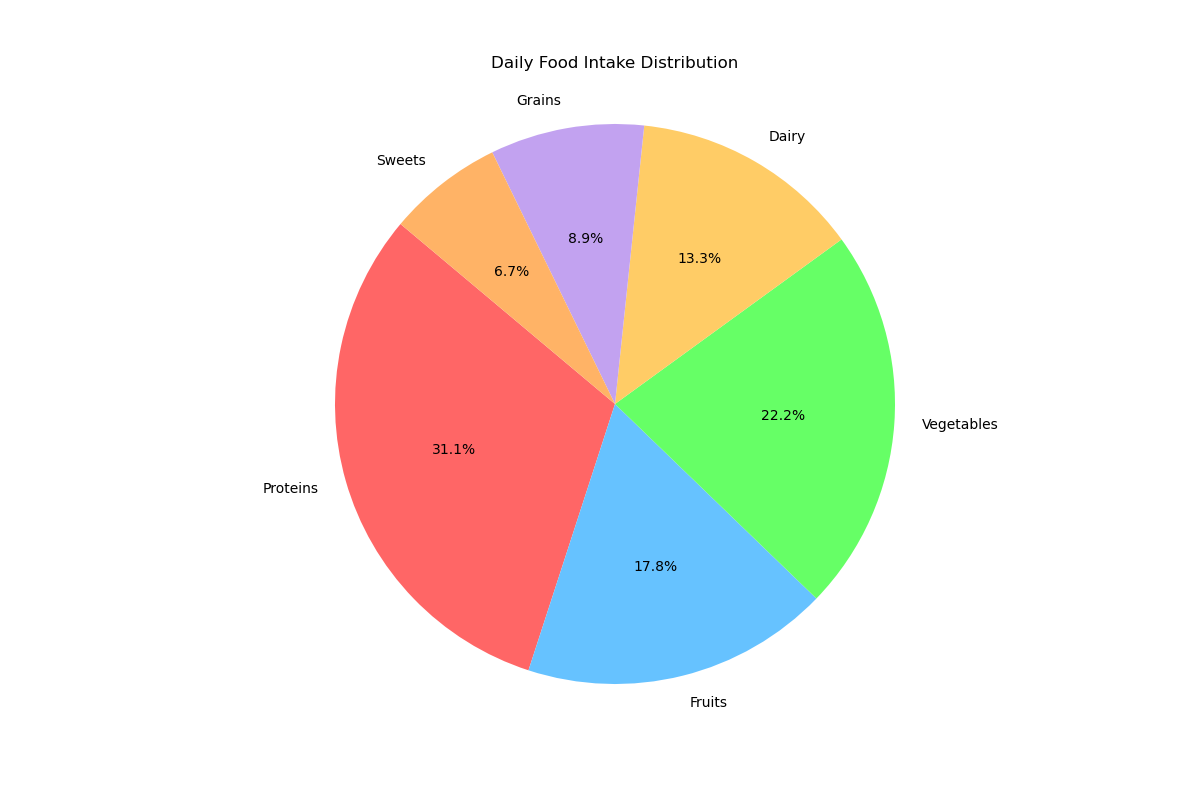

This figure's Python source:

import matplotlib.pyplot as plt

labels = ['Proteins', 'Fruits', 'Vegetables', 'Dairy', 'Grains', 'Sweets']
sizes = [350, 200, 250, 150, 100, 75]
colors = ['#ff6666', '#66c2ff', '#66ff66', '#ffcc66', '#c2a2f0', '#ffb366']

plt.figure(figsize=(12,8))
plt.pie(sizes, labels=labels, colors=colors, autopct='%1.1f%%', startangle=140)

plt.title('Daily Food Intake Distribution', pad=20)
plt.axis('equal')
plt.show()
